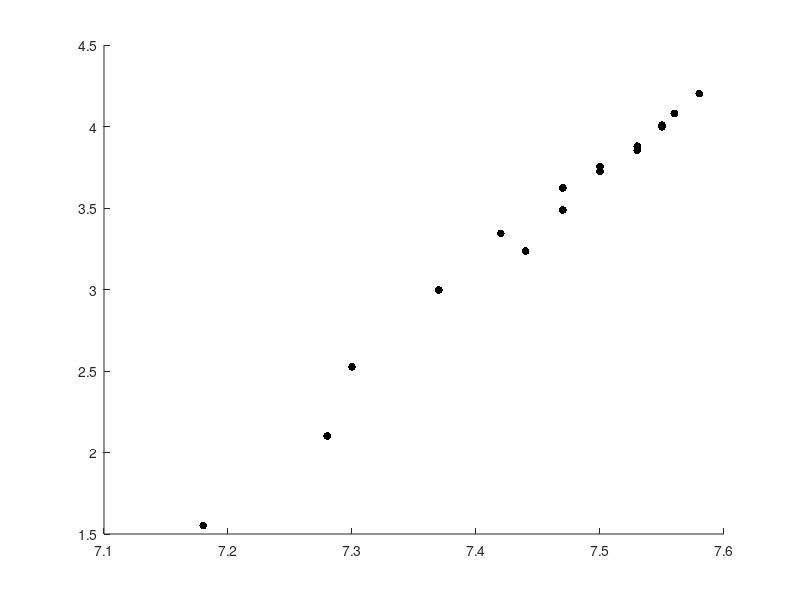

Write MATLAB code to recreate this figure. (Note: this script raises an error after producing the figure.)
% anemometer_analysis

% this program analyses anemometer data and fits to model
% model: windspeed = A * exp( B * voltage )
% linearized model: ln(windspeed) = ln(A) + (B * voltage)

% author: Calvin Sprouse
% date: 2024 February 01
% assignment: phys363 lab 5

% load workspace data
load("anemometer.mat");

% linearize y-component
lin_vel = log(vel);


% plot linearized data
s = scatter(volts, lin_vel, 32, "k", "filled");
% configure plot options
s.Parent.Box = "on";
s.Parent.FontWeight = "normal";
s.Parent.FontName = "Times New Roman";
s.Parent.FontSize = 16;
% specify limits
ylim([1, round(max(lin_vel))+1]);
xlim([round(min(volts)), round(max(volts))]);
% set labels
xlabel("Voltage [Volts]");
ylabel("ln(wind speed) [ln(m/s)]");
title("Linearization of anemometer data", FontWeight="normal");
% save plot
exportgraphics(gcf, "linearized_anemometer.png");


% calculate linearization coefficients through function
[slope, intercept] = linearRegression(volts, lin_vel);

% calculate A and B from wind speed model
A_fit = exp(intercept);
B_fit = slope;

% generate model data
model_vlt = round(min(volts)) : 0.01 : max(volts);
model_ws = A_fit .* exp(B_fit .* model_vlt);


% plot data in original form with model fit
figure;
s = scatter(volts, vel, 32, "k", "filled");
hold on
plot(model_vlt, model_ws, "--k");
% plot(model_vlt, model_ws_ml, "--r");
hold off
% configure plot options
s.Parent.Box = "on";
s.Parent.FontWeight = "normal";
s.Parent.FontName = "Times New Roman";
s.Parent.FontSize = 16;
% set labels
ylabel("Voltage [Volts]");
xlabel("Wind speed [m/s]");
title("Anemometer data with model fit", FontWeight="normal");
% add legend
legend("Data", "Model", Location="southeast");
% save plot
exportgraphics(gcf, "anemometer_fit.png");


% define a function to preform linear regression
function [slope, intercept] = linearRegression(x, y)
  % calculate the slope a and intercept b for some set of points
  % calculate the length of vectors
  N_x = length(x);
  N_y = length(y);

  % raise an error for N_x != N_y
  if N_x ~= N_y
	  err_size = sprintf("size(x)=%d, size(y)=%d.", N_x, N_y);
	  error("Cannot do linear regression on unequaly sized arrays: " + err_size)
  end

  % raise an error for N_x <= 1 entry
  if N_x <= 1
	  error("Cannot do linear regression with less than 2 points.")
  end

  % calculate the various sums
  S_x = sum(x);
  S_y = sum(y);
  S_xy = sum(x .* y);
  S_xx = sum(x .^ 2);

  % calculate the regression constants
  slope = ( (N_x * S_xy) - (S_x * S_y) ) / ( (N_x * S_xx) - (S_x .^ 2) );
  intercept = ( (S_xx * S_y) - (S_xy * S_x) ) / ( (N_x * S_xx) - (S_x .^ 2) );
end